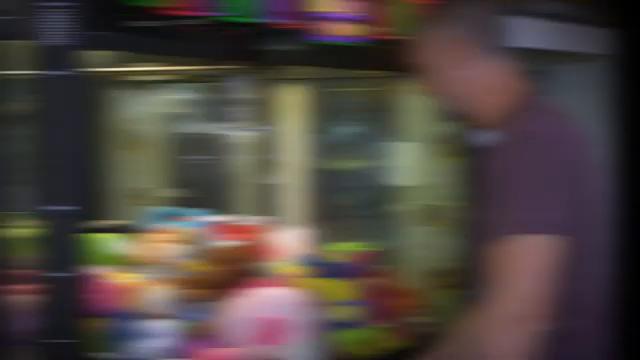
#> input picture frame 15 of temel_islemler/1.mp4, 640 x 360 px
$ python color_spaces_video.py
#> lines starting #> are read from the running program, lines starting #| are printed output that depends on the picture
import cv2.cv2 as cv2

cap = cv2.VideoCapture("1.mp4")

while True:
    ret, frame = cap.read()
#> frame is the input picture: shape (360, 640, 3); mean B, G, R 64, 69.1, 78.2
    frame_gray = cv2.cvtColor(frame,cv2.COLOR_BGR2GRAY)
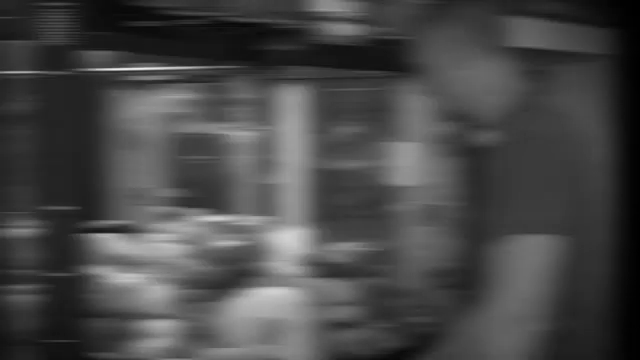
#> frame_gray: shape (360, 640); min 0, max 234, mean 71.2
    if ret == False:
        break

    # cv2.imshow("BGR", frame)
    cv2.imshow("gray", frame_gray)
    if cv2.waitKey(30) & 0xFF == ord("q"):
#> (key q is pressed here)
        break

cap.release()
cv2.destroyAllWindows()

$ run again, starting later in the video
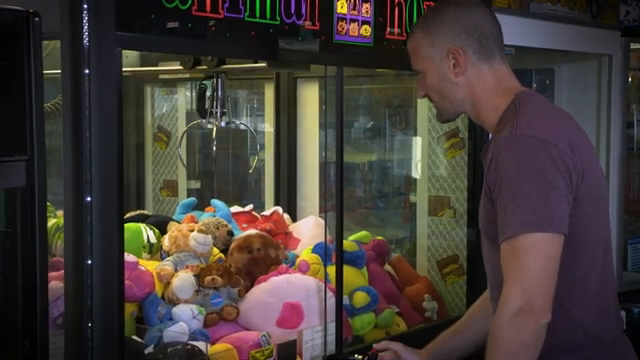
#> input picture frame 67 of temel_islemler/1.mp4, 640 x 360 px
#> frame is the input picture: shape (360, 640, 3); mean B, G, R 55, 59.3, 67.1
#> `frame_gray = cv2.cvtColor(frame,cv2.COLOR_BGR2GRAY)`:
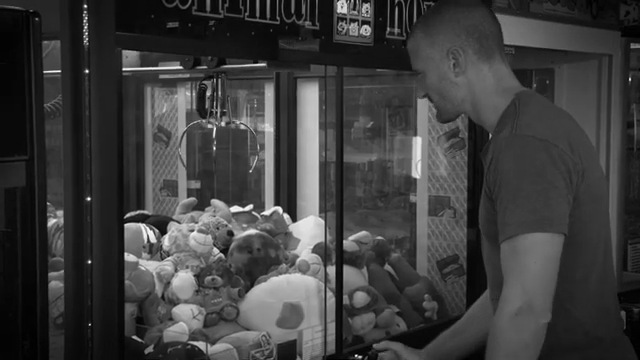
#> frame_gray: shape (360, 640); min 0, max 255, mean 61.1

$ run again, starting later in the video
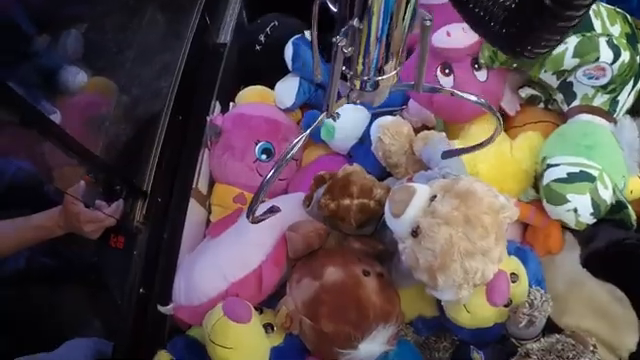
#> input picture frame 120 of temel_islemler/1.mp4, 640 x 360 px
#> frame is the input picture: shape (360, 640, 3); mean B, G, R 77.9, 73.8, 86.8
#> `frame_gray = cv2.cvtColor(frame,cv2.COLOR_BGR2GRAY)`:
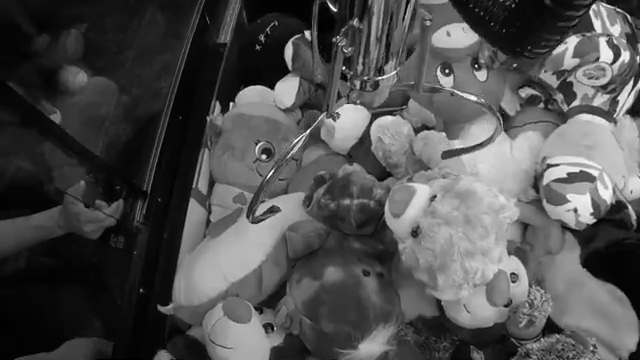
#> frame_gray: shape (360, 640); min 0, max 255, mean 78.2
